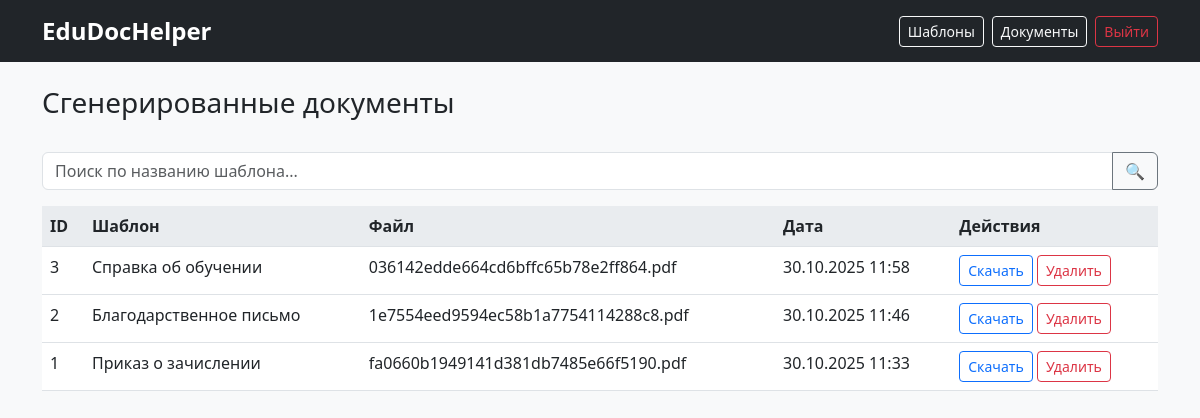
The app's page /generated (signed in), older data.
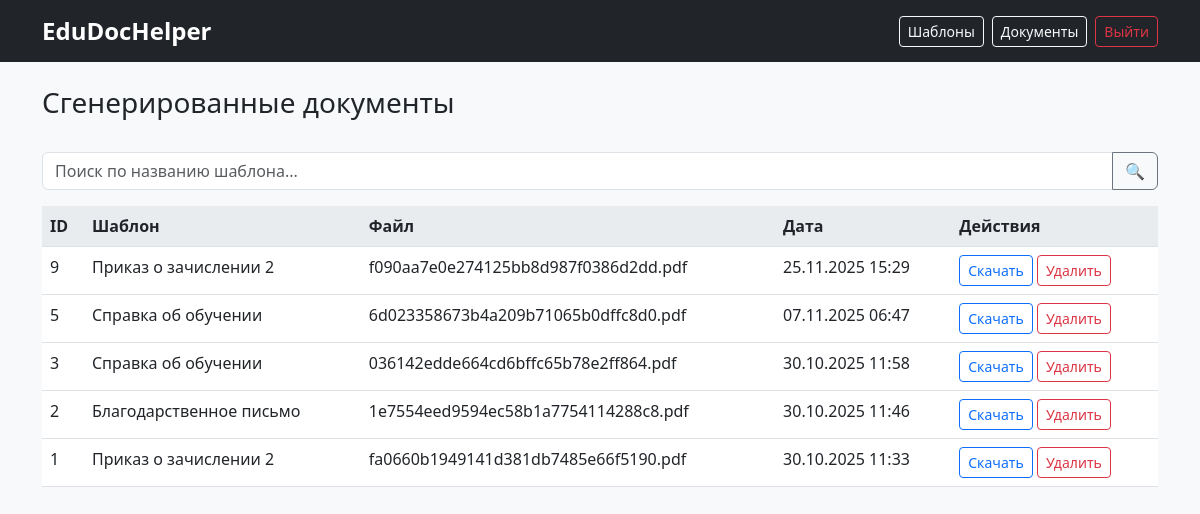
The same page, newer data.
### models.py (models this page shows, shortened)
class GeneratedDocument(db.Model):
    __tablename__ = 'generated_document'
    id = db.Column(db.Integer, primary_key=True)
    template_id = db.Column(db.Integer, db.ForeignKey("document_template.id"), nullable=False)
    filename = db.Column(db.String(300), nullable=False)
    created_at = db.Column(db.DateTime, default=datetime.utcnow)
    meta = db.Column(db.Text)  # Храним как JSON-строку

class DocumentTemplate(db.Model):
    __tablename__ = 'document_template'
    id = db.Column(db.Integer, primary_key=True)
    name = db.Column(db.String(200), nullable=False)
    description = db.Column(db.Text, default="")
    template_text = db.Column(db.Text, nullable=False)
    created_at = db.Column(db.DateTime, default=datetime.utcnow)
    last_modified = db.Column(db.DateTime, default=datetime.utcnow)

### app.py (the view)
    @app.route("/generated")
    def generated_list():
        if not require_login():
            return redirect(url_for("login"))
        q = request.args.get('q', '').strip()
        query = GeneratedDocument.query
        if q:
            query = query.join(DocumentTemplate).filter(DocumentTemplate.name.contains(q))
        items = query.order_by(GeneratedDocument.created_at.desc()).all()
        return render_template("generated_list.html", items=items, search_query=q)

### templates/generated_list.html (shortened to what this page needs)
{% extends "base.html" %}
{% block content %}
<div class="d-flex justify-content-between align-items-center mb-4">
    <h3>Сгенерированные документы</h3>
</div>
<form method="GET" class="mb-3">
    <div class="input-group">
        <input type="text" name="q" class="form-control" placeholder="Поиск по названию шаблона..." value="{{ search_query }}">
        <button class="btn btn-outline-secondary" type="submit">🔍</button>
    </div>
</form>
{% if items %}
<table class="table table-hover">
    <thead>
    <tr>
        <th>ID</th>
        <th>Шаблон</th>
        <th>Файл</th>
        <th>Дата</th>
        <th>Действия</th>
    </tr>
    </thead>
    <tbody>
    {% for doc in items %}
    <tr>
        <td>{{ doc.id }}</td>
        <td>
            {% set tpl = doc.template_id | get_template %}
            {{ tpl.name if tpl else '—' }}
        </td>
        <td>{{ doc.filename }}</td>
        <td>{{ doc.created_at.strftime('%d.%m.%Y %H:%M') }}</td>
        <td>
            <a href="{{ url_for('generated_download', doc_id=doc.id) }}" class="btn btn-sm btn-outline-primary">Скачать</a>
            <form method="POST" action="{{ url_for('generated_delete', doc_id=doc.id) }}" style="display:inline;" onsubmit="return confirm('Удалить документ?')">
                <button type="submit" class="btn btn-sm btn-outline-danger">Удалить</button>
            </form>
        </td>
    </tr>
    {% endfor %}
    </tbody>
</table>
{% else %}
<div class="alert alert-info">Нет сгенерированных документов.</div>
{% endif %}
{% endblock %}

### templates/base.html (shortened to what this page needs)
<!doctype html>
<html lang="ru">
<head>
    <link href="https://cdn.jsdelivr.net/npm/bootstrap@5.3.0/dist/css/bootstrap.min.css" rel="stylesheet">
    <link rel="stylesheet" href="{{ url_for('static', filename='css/style.css') }}">
</head>
<body class="bg-light">
<nav class="navbar navbar-expand-lg navbar-dark bg-dark mb-4">
    <div class="container">
        <a class="navbar-brand" href="{{ url_for('index') }}">EduDocHelper</a>
        <div class="d-flex">
            {% if session.user_id %}
            <a href="{{ url_for('templates_list') }}" class="btn btn-outline-light btn-sm me-2">Шаблоны</a>
            <a href="{{ url_for('generated_list') }}" class="btn btn-outline-light btn-sm me-2">Документы</a>
            <a href="{{ url_for('logout') }}" class="btn btn-outline-danger btn-sm">Выйти</a>
            {% else %}
            <a href="{{ url_for('login') }}" class="btn btn-outline-light btn-sm">Вход</a>
            {% endif %}
        </div>
    </div>
</nav>
<div class="container">
    {% block content %}{% endblock %}
</div>
</body>
</html>

### static/css/style.css (style rules this page uses)
body { font-family: 'Segoe UI', Tahoma, Geneva, Verdana, sans-serif; background-color: #f8f9fa; }
.navbar-brand { font-weight: bold; font-size: 1.5rem; }
.btn { transition: all 0.2s ease; }
.table th { background-color: #e9ecef; font-weight: bold; }

Row changes from the older to the newer data that the page shows:
added GeneratedDocument: id "9", {{ tpl.name if tpl else '—' }} "Приказ о зачислении 2", filename "f090aa7e0e274125bb8d987f0386d2dd.pdf", created_at "25.11.2025 15:29"
changed DocumentTemplate: name "Приказ о зачислении" → "Приказ о зачислении 2"
added GeneratedDocument: id "5", {{ tpl.name if tpl else '—' }} "Справка об обучении", filename "6d023358673b4a209b71065b0dffc8d0.pdf", created_at "07.11.2025 06:47"
